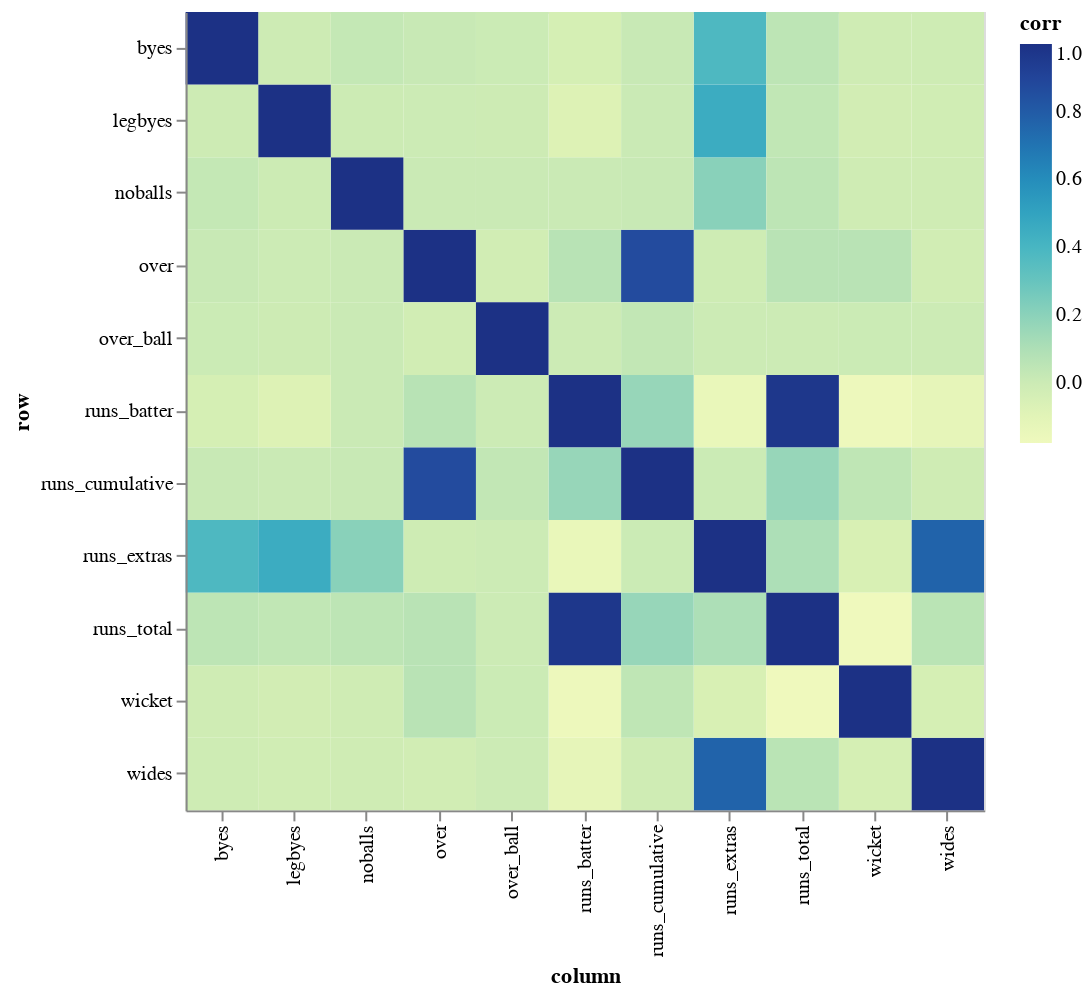

This figure's notebook cell:
### Code cell
corr_ = corr_df.stack()
corr_ = corr_.reset_index()
corr_.columns = ['row', 'column', 'corr']
corr_

alt.Chart(corr_).mark_rect().encode(
    x = 'column',
    y = 'row',
    color = 'corr:Q',
    tooltip = 'corr:Q'
).properties(
    width = 400,
    height = 400
)

### Figure 1 — Vega specification as saved in the notebook (floating-point values rounded to 4 significant figures)
{"$schema": "https://vega.github.io/schema/vega/v5.json", "data": [{"name": "source_0", "values": [{"column": "over", "corr": 1.0, "row": "over"}, {"column": "wides", "corr": -0.02018, "row": "over"}, {"column": "noballs", "corr": 0.007113, "row": "over"}, {"column": "legbyes", "corr": -0.000567, "row": "over"}, {"column": "byes", "corr": 0.01459, "row": "over"}, {"column": "wicket", "corr": 0.0699, "row": "over"}, {"column": "runs_batter", "corr": 0.07124, "row": "over"}, {"column": "runs_extras", "corr": -0.008822, "row": "over"}, {"column": "runs_total", "corr": 0.06939, "row": "over"}, {"column": "over_ball", "corr": -0.01934, "row": "over"}, {"column": "runs_cumulative", "corr": 0.8674, "row": "over"}, {"column": "over", "corr": -0.02018, "row": "wides"}, {"column": "wides", "corr": 1.0, "row": "wides"}, {"column": "noballs", "corr": -0.01191, "row": "wides"}, {"column": "legbyes", "corr": -0.01708, "row": "wides"}, {"column": "byes", "corr": -0.009239, "row": "wides"}, {"column": "wicket", "corr": -0.03807, "row": "wides"}, {"column": "runs_batter", "corr": -0.1223, "row": "wides"}, {"column": "runs_extras", "corr": 0.7626, "row": "wides"}, {"column": "runs_total", "corr": 0.06558, "row": "wides"}, {"column": "over_ball", "corr": 2.548e-05, "row": "wides"}, {"column": "runs_cumulative", "corr": -0.01302, "row": "wides"}, {"column": "over", "corr": 0.007113, "row": "noballs"}, {"column": "wides", "corr": -0.01191, "row": "noballs"}, {"column": "noballs", "corr": 1.0, "row": "noballs"}, {"column": "legbyes", "corr": -0.003048, "row": "noballs"}, {"column": "byes", "corr": 0.02841, "row": "noballs"}, {"column": "wicket", "corr": -0.01475, "row": "noballs"}, {"column": "runs_batter", "corr": 0.006974, "row": "noballs"}, {"column": "runs_extras", "corr": 0.206, "row": "noballs"}, {"column": "runs_total", "corr": 0.05791, "row": "noballs"}, {"column": "over_ball", "corr": 0.005299, "row": "noballs"}, {"column": "runs_cumulative", "corr": 0.01635, "row": "noballs"}, {"column": "over", "corr": -0.000567, "row": "legbyes"}, {"column": "wides", "corr": -0.01708, "row": "legbyes"}, {"column": "noballs", "corr": -0.003048, "row": "legbyes"}, {"column": "legbyes", "corr": 1.0, "row": "legbyes"}, {"column": "byes", "corr": -0.005341, "row": "legbyes"}, {"column": "wicket", "corr": -0.02344, "row": "legbyes"}, {"column": "runs_batter", "corr": -0.07069, "row": "legbyes"}, {"column": "runs_extras", "corr": 0.4556, "row": "legbyes"}, {"column": "runs_total", "corr": 0.04153, "row": "legbyes"}, {"column": "over_ball", "corr": -0.004125, "row": "legbyes"}, {"column": "runs_cumulative", "corr": 0.00657, "row": "legbyes"}, {"column": "over", "corr": 0.01459, "row": "byes"}, {"column": "wides", "corr": -0.009239, "row": "byes"}, {"column": "noballs", "corr": 0.02841, "row": "byes"}, {"column": "legbyes", "corr": -0.005341, "row": "byes"}, {"column": "byes", "corr": 1.0, "row": "byes"}, {"column": "wicket", "corr": -0.01214, "row": "byes"}, {"column": "runs_batter", "corr": -0.03825, "row": "byes"}, {"column": "runs_extras", "corr": 0.3819, "row": "byes"}, {"column": "runs_total", "corr": 0.05592, "row": "byes"}, {"column": "over_ball", "corr": 0.003716, "row": "byes"}, {"column": "runs_cumulative", "corr": 0.01556, "row": "byes"}, {"column": "over", "corr": 0.0699, "row": "wicket"}, {"column": "wides", "corr": -0.03807, "row": "wicket"}, {"column": "noballs", "corr": -0.01475, "row": "wicket"}, {"column": "legbyes", "corr": -0.02344, "row": "wicket"}, {"column": "byes", "corr": -0.01214, "row": "wicket"}, {"column": "wicket", "corr": 1.0, "row": "wicket"}, {"column": "runs_batter", "corr": -0.1651, "row": "wicket"}, {"column": "runs_extras", "corr": -0.04839, "row": "wicket"}, {"column": "runs_total", "corr": -0.1778, "row": "wicket"}, {"column": "over_ball", "corr": 0.003508, "row": "wicket"}, {"column": "runs_cumulative", "corr": 0.05007, "row": "wicket"}, {"column": "over", "corr": 0.07124, "row": "runs_batter"}, {"column": "wides", "corr": -0.1223, "row": "runs_batter"}, {"column": "noballs", "corr": 0.006974, "row": "runs_batter"}, {"column": "legbyes", "corr": -0.07069, "row": "runs_batter"}, {"column": "byes", "corr": -0.03825, "row": "runs_batter"}, {"column": "wicket", "corr": -0.1651, "row": "runs_batter"}, {"column": "runs_batter", "corr": 1.0, "row": "runs_batter"}, {"column": "runs_extras", "corr": -0.1417, "row": "runs_batter"}, {"column": "runs_total", "corr": 0.9696, "row": "runs_batter"}, {"column": "over_ball", "corr": -0.0009166, "row": "runs_batter"}, {"column": "runs_cumulative", "corr": 0.1658, "row": "runs_batter"}, {"column": "over", "corr": -0.008822, "row": "runs_extras"}, {"column": "wides", "corr": 0.7626, "row": "runs_extras"}, {"column": "noballs", "corr": 0.206, "row": "runs_extras"}, {"column": "legbyes", "corr": 0.4556, "row": "runs_extras"}, {"column": "byes", "corr": 0.3819, "row": "runs_extras"}, {"column": "wicket", "corr": -0.04839, "row": "runs_extras"}, {"column": "runs_batter", "corr": -0.1417, "row": "runs_extras"}, {"column": "runs_extras", "corr": 1.0, "row": "runs_extras"}, {"column": "runs_total", "corr": 0.1047, "row": "runs_extras"}, {"column": "over_ball", "corr": 0.0006293, "row": "runs_extras"}, {"column": "runs_cumulative", "corr": 0.002458, "row": "runs_extras"}, {"column": "over", "corr": 0.06939, "row": "runs_total"}, {"column": "wides", "corr": 0.06558, "row": "runs_total"}, {"column": "noballs", "corr": 0.05791, "row": "runs_total"}, {"column": "legbyes", "corr": 0.04153, "row": "runs_total"}, {"column": "byes", "corr": 0.05592, "row": "runs_total"}, {"column": "wicket", "corr": -0.1778, "row": "runs_total"}, {"column": "runs_batter", "corr": 0.9696, "row": "runs_total"}, {"column": "runs_extras", "corr": 0.1047, "row": "runs_total"}, {"column": "runs_total", "corr": 1.0, "row": "runs_total"}, {"column": "over_ball", "corr": -0.0007654, "row": "runs_total"}, {"column": "runs_cumulative", "corr": 0.1672, "row": "runs_total"}, {"column": "over", "corr": -0.01934, "row": "over_ball"}, {"column": "wides", "corr": 2.548e-05, "row": "over_ball"}, {"column": "noballs", "corr": 0.005299, "row": "over_ball"}, {"column": "legbyes", "corr": -0.004125, "row": "over_ball"}, {"column": "byes", "corr": 0.003716, "row": "over_ball"}, {"column": "wicket", "corr": 0.003508, "row": "over_ball"}, {"column": "runs_batter", "corr": -0.0009166, "row": "over_ball"}, {"column": "runs_extras", "corr": 0.0006293, "row": "over_ball"}, {"column": "runs_total", "corr": -0.0007654, "row": "over_ball"}, {"column": "over_ball", "corr": 1.0, "row": "over_ball"}, {"column": "runs_cumulative", "corr": 0.03819, "row": "over_ball"}, {"column": "over", "corr": 0.8674, "row": "runs_cumulative"}, {"column": "wides", "corr": -0.01302, "row": "runs_cumulative"}, {"column": "noballs", "corr": 0.01635, "row": "runs_cumulative"}, {"column": "legbyes", "corr": 0.00657, "row": "runs_cumulative"}, {"column": "byes", "corr": 0.01556, "row": "runs_cumulative"}, {"column": "wicket", "corr": 0.05007, "row": "runs_cumulative"}, {"column": "runs_batter", "corr": 0.1658, "row": "runs_cumulative"}, {"column": "runs_extras", "corr": 0.002458, "row": "runs_cumulative"}, {"column": "runs_total", "corr": 0.1672, "row": "runs_cumulative"}, {"column": "over_ball", "corr": 0.03819, "row": "runs_cumulative"}, {"column": "runs_cumulative", "corr": 1.0, "row": "runs_cumulative"}]}, {"name": "source_0_x_domain_column", "values": [{"column": "over"}, {"column": "wides"}, {"column": "noballs"}, {"column": "legbyes"}, {"column": "byes"}, {"column": "wicket"}, {"column": "runs_batter"}, {"column": "runs_extras"}, {"column": "runs_total"}, {"column": "over_ball"}, {"column": "runs_cumulative"}]}, {"name": "source_0_y_domain_row", "values": [{"row": "over"}, {"row": "wides"}, {"row": "noballs"}, {"row": "legbyes"}, {"row": "byes"}, {"row": "wicket"}, {"row": "runs_batter"}, {"row": "runs_extras"}, {"row": "runs_total"}, {"row": "over_ball"}, {"row": "runs_cumulative"}]}, {"name": "source_0_color_domain_corr", "values": [{"min": -0.1778, "max": 1.0}]}], "marks": [{"type": "rect", "name": "marks", "from": {"data": "source_0"}, "encode": {"update": {"fill": {"field": "corr", "scale": "color"}, "width": {"signal": "max(0.25, bandwidth('x'))"}, "y": {"field": "row", "scale": "y"}, "height": {"signal": "max(0.25, bandwidth('y'))"}, "x": {"field": "column", "scale": "x"}, "tooltip": {"signal": "format(datum[\"corr\"], \"\")"}, "description": {"signal": "\"column: \" + (isValid(datum[\"column\"]) ? datum[\"column\"] : \"\"+datum[\"column\"]) + \"; row: \" + (isValid(datum[\"row\"]) ? datum[\"row\"] : \"\"+datum[\"row\"]) + \"; corr: \" + (format(datum[\"corr\"], \"\"))"}}}, "style": ["rect"]}], "scales": [{"name": "x", "type": "band", "domain": {"data": "source_0_x_domain_column", "field": "column", "sort": true}, "range": [0, {"signal": "width"}], "paddingInner": 0, "paddingOuter": 0}, {"name": "y", "type": "band", "domain": {"data": "source_0_y_domain_row", "field": "row", "sort": true}, "range": [0, {"signal": "height"}], "paddingInner": 0, "paddingOuter": 0}, {"name": "color", "type": "linear", "domain": [{"signal": "(data(\"source_0_color_domain_corr\")[0] || {}).min"}, {"signal": "(data(\"source_0_color_domain_corr\")[0] || {}).max"}], "range": "heatmap", "interpolate": "hcl", "zero": false}], "axes": [{"scale": "x", "labelAlign": "right", "labelBaseline": "middle", "grid": false, "zindex": 1, "labelAngle": 270, "title": "column", "orient": "bottom"}, {"scale": "y", "zindex": 1, "orient": "left", "grid": false, "title": "row"}], "width": 400, "padding": 5, "style": "cell", "legends": [{"fill": "color", "gradientLength": {"signal": "clamp(height, 64, 200)"}, "title": "corr"}], "height": 400, "background": "white"}
